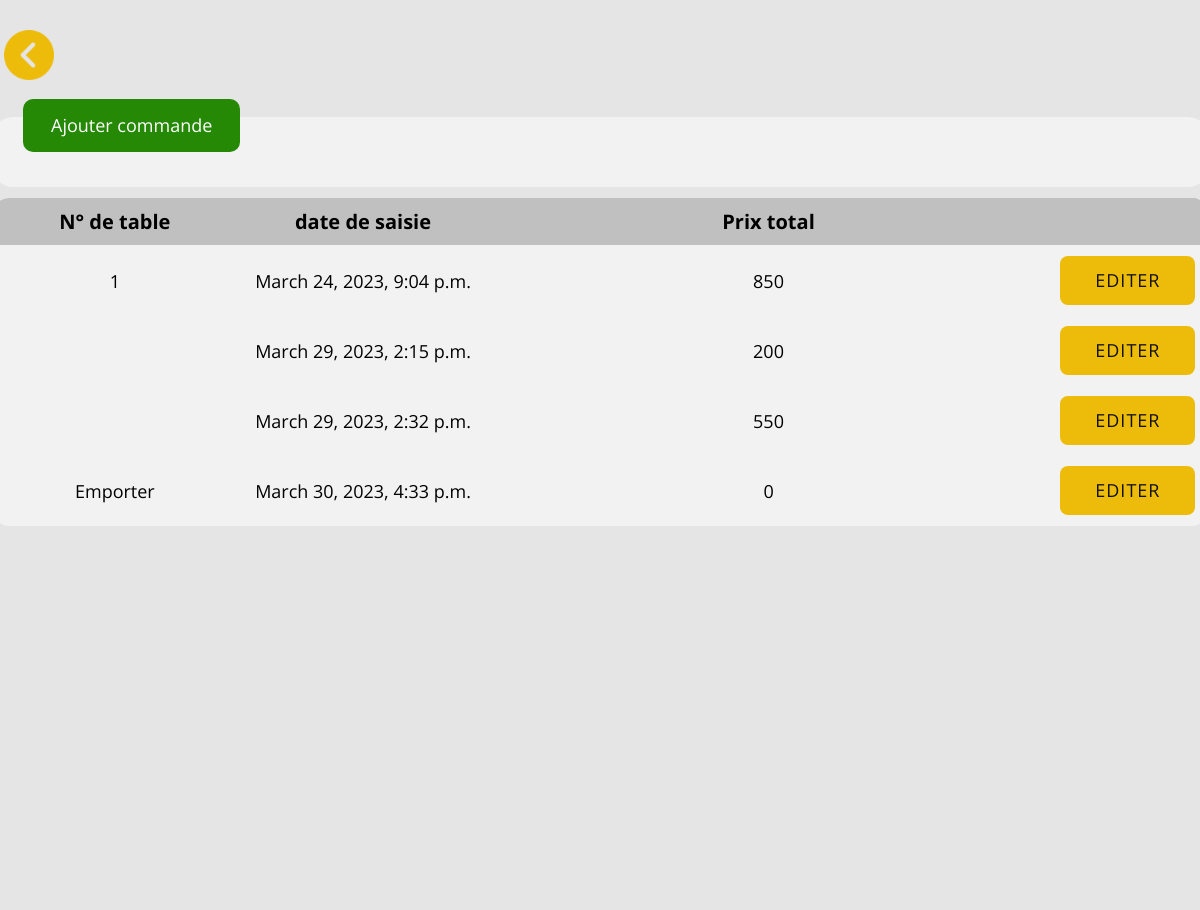
Page /home (signed in) on the earlier database version.
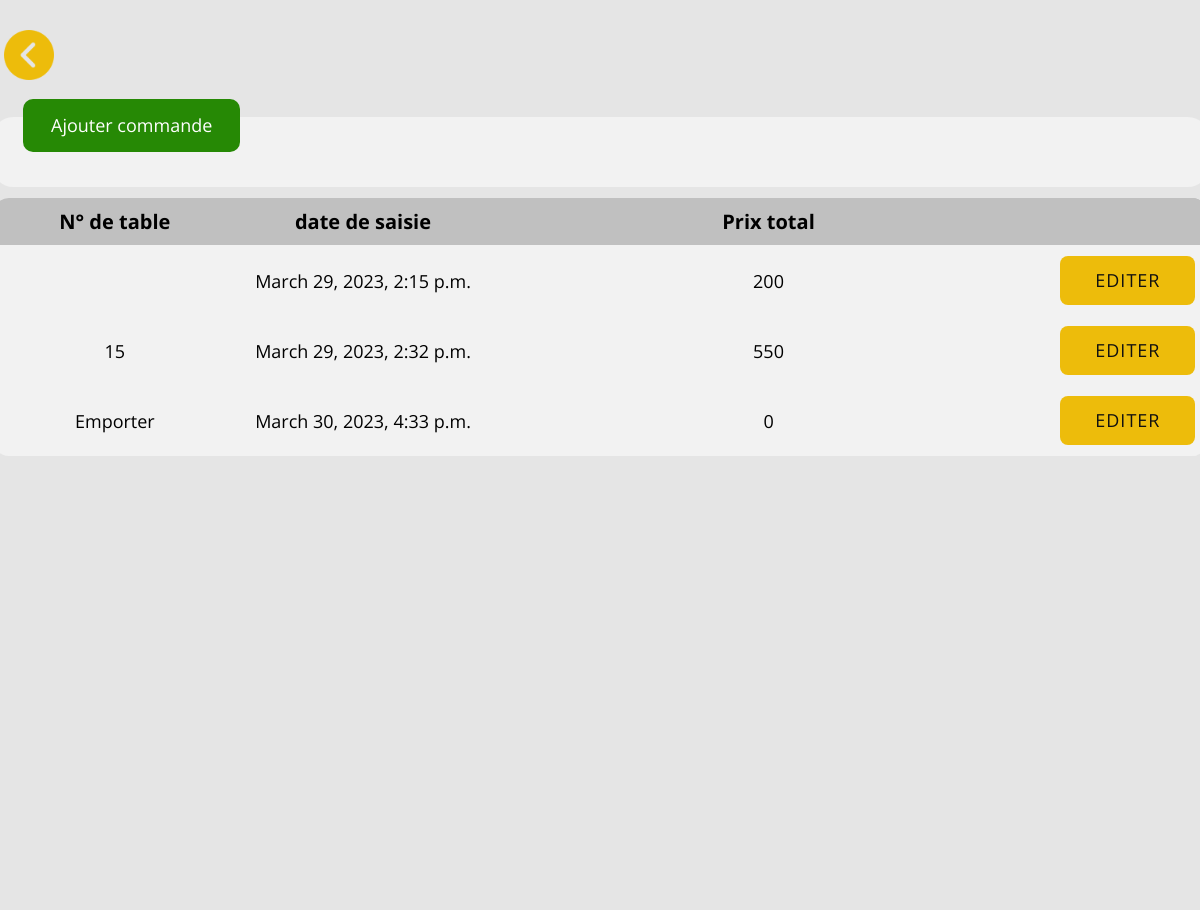
Same page on the later database version.
### main/models.py (models this page shows, shortened)
class Command(models.Model):
    commtypeChoices = [('1','emporter'),('2','a table')]
    commType = models.CharField(default='1', max_length=1,help_text='choisit le type de la command',choices=commtypeChoices,verbose_name='type de command')
    tableNum = models.CharField(default='-1',max_length=2, null=False,help_text='enter le numero de la table',verbose_name='numero de table')
    prods = models.ManyToManyField(Products)
    dateComm = models.DateTimeField(auto_now_add=True,verbose_name='temps creation de la command')
    prods_quantity=models.CharField(max_length=750,default="{}")
    encaisser = models.BooleanField(verbose_name='status d encaissemnt',default=False)
    encaissementTime = models.DateTimeField(auto_now_add=True,verbose_name='temps encaissement')
    flaged = models.BooleanField(verbose_name='modification au command',default=False)
    commPrice = models.IntegerField(verbose_name='prix total command',default=0,null=False)
    prods_quantity=models.CharField(max_length=750,default="{}")

### main/views.py (the view)
    def wrapper(request, *args, **kwargs):
        try :
            request.session['userType']
            return view_func(request, *args, **kwargs)
        except:
            return redirect(reverse('loginPage'))

### main/views.py (called while the page is built)
def my_login_required(view_func):
    def wrapper(request, *args, **kwargs):
        try :
            request.session['userType']
            return view_func(request, *args, **kwargs)
        except:
            return redirect(reverse('loginPage'))
    return wrapper

@my_login_required
def homeView(request):
    print(request.session['userType'])
    comnd=Command.objects.all()
    context = {"commands":comnd,'userType':request.session['userType']}
    return render(request,'main/home.html',context)

### main/templates/main/home.html (shortened to what this page needs)
{% extends 'base.html'%}
{% load static %}
{% block header%}
  <link rel="stylesheet" href="{% static 'home_admin.css' %}" media="screen"  >
  <link rel="stylesheet" href="{% static 'home_nicepage.css' %}" media="screen">
{% endblock header%}
{% block body%}
  <body class="u-body u-xl-mode" data-lang="en">
    <header class="u-clearfix u-grey-10 u-header u-header" id="sec-0b00" style="margin-left: -7em;">
      <div class="u-clearfix u-sheet u-sheet-1">
        <a href="logout" class="u-align-left u-border-hover-grey-75 u-border-none u-btn u-button-style u-none u-btn-1">
          <span class="u-file-icon u-icon u-text-custom-color-1 u-icon-1"><img src="/static/img/318477-d74e274b.png" alt="" height="50" width="50"></span>
        </a>
      </div>
    </header>
    <section class="u-clearfix u-grey-10 u-section-1" id="sec-9891">
      <div class="u-clearfix u-sheet u-sheet-1">
        <div class="u-container-style u-grey-5 u-group u-radius-20 u-shape-round u-group-1">
          <div class="u-container-layout u-valign-middle u-container-layout-1">
            <a href="ajouter-command" class="u-align-center u-btn u-btn-round u-button-style u-custom-color-3 u-radius-10 u-btn-3">Ajouter commande<br>
            </a>
          </div>
        </div>
        <div class="u-table u-table-responsive u-table-1">
          <table class="u-table-entity">
            <colgroup>
              <col width="17.74%">
              <col width="18.39%">
              <col width="40.65%">
              <col width="3.23%">
            </colgroup>
            <thead class="u-align-center u-grey-25 u-table-header u-text-black u-table-header-1">
              <tr style="height: 46px;">
                <th class="u-table-cell">
                  <span class="u-text-black">N° de table</span>
                </th>
                <th class="u-table-cell">date de saisie</th>
                <th class="u-table-cell">Prix total<br>
                </th>
                <th class="u-grey-25 u-table-cell u-table-cell-4"></th>
              </tr>
            </thead>
            <tbody class="u-align-center u-grey-5 u-table-body u-text-black u-table-body-1">
              {% for comm in commands %}
              {% if comm.encaisser is False %}
                <tr style="height: 60px;" id="commTr_{{comm.id}}">
                  {% if comm.tableNum == '-1' %}
                    <td class="u-border-1 u-border-grey-5 u-border-no-left u-border-no-right u-table-cell">Emporter</td>
                  {% else %}
                    <td class="u-border-1 u-border-grey-5 u-border-no-left u-border-no-right u-table-cell">{{comm.tableNum}}</td>
                  {% endif%}
                  <td class="u-border-1 u-border-grey-5 u-border-no-left u-border-no-right u-table-cell">{{comm.dateComm}}<br>
                  </td>
                  <td class="u-border-1 u-border-grey-5 u-border-no-left u-border-no-right u-table-cell">{{comm.commPrice}}<br>
                  </td>
                  <form method="post" action="editer-command">{% csrf_token %}
                  <td class="u-border-1 u-border-grey-5 u-border-no-left u-border-no-right u-table-cell">
                      <button type="submit" name="edit" value={{comm.id}} class="u-border-2 u-border-grey-75 u-btn u-btn-round u-button-style u-custom-color-1 u-hover-custom-color-2 u-radius-8 u-text-body-alt-color u-text-hover-white u-btn-4" target="_blank">Editer<br>
                      </button>
                  </td>
                </form>
                </tr>
                {% endif %}
              {% endfor %}
            </tbody>
          </table>
        </div>
      </div>
    </section>
{% endblock body %}

### templates/base.html (shortened to what this page needs)
<html style="font-size: 16px;" lang="en">
<head>
    <link href="https://cdn.jsdelivr.net/npm/bootstrap@5.3.0-alpha1/dist/css/bootstrap.min.css" rel="stylesheet">
    {% block header %}
    {% endblock header %}
</head>
<body>
    {%block body%}
    {%endblock body%}
</body>
</html>

### main/static/home_admin.css (style rules this page uses)
.u-section-1 { background-image: none; }
.u-section-1 .u-sheet-1 { min-height: 100vh; }
.u-section-1 .u-group-1 { height: auto; background-image: none; min-height: 70px; width: 1215px; margin: 7px -37px 0; }
.u-section-1 .u-container-layout-1 { padding-left: 30px; padding-right: 30px; padding-bottom: 0; }
.u-section-1 .u-btn-3 { font-size: 1.125rem; margin: -53px auto 0 0; padding: 12px 28px 13px; }
.u-section-1 .u-table-1 { width: 1215px; margin: 11px -37px 0; }
.u-section-1 .u-table-header-1 { font-weight: 700; background-image: none; font-size: 1.25rem; }
.u-section-1 .u-table-cell-4 { background-image: none; }
.u-section-1 .u-table-body-1 { background-image: none; font-size: 1.125rem; }
.u-section-1 .u-btn-4 { border-style: none; text-transform: uppercase; letter-spacing: 1px; font-weight: normal; font-size: 1.125rem; padding: 12px 35px 13px; }
.u-table-entity { border-collapse: collapse; border-radius: 1em; overflow: hidden; }

Differences in the rows shown:
removed Command: tableNum "1", dateComm "March 24, 2023, 9:04 p.m.", commPrice "850", {{ comm.id }} 9 (drawn)
changed Command "March 29, 2023, 2:32 p.m.": tableNum (not shown) → "15"
